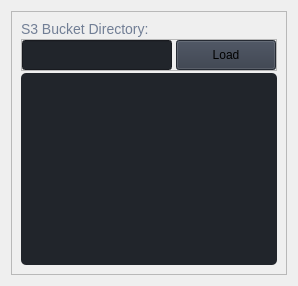
                     <widget class="QWidget" name="pageS3Browse">
                      <property name="styleSheet">
                       <string notr="true">b</string>
                      </property>
                      <layout class="QHBoxLayout" name="horizontalLayout_7">
                       <item>
                        <widget class="QFrame" name="frame_4">
                         <property name="sizePolicy">
                          <sizepolicy hsizetype="Expanding" vsizetype="Preferred">
                           <horstretch>0</horstretch>
                           <verstretch>0</verstretch>
                          </sizepolicy>
                         </property>
                         <property name="frameShape">
                          <enum>QFrame::StyledPanel</enum>
                         </property>
                         <property name="frameShadow">
                          <enum>QFrame::Raised</enum>
                         </property>
                         <layout class="QVBoxLayout" name="verticalLayout_13">
                          <property name="spacing">
                           <number>2</number>
                          </property>
                          <item>
                           <widget class="QLabel" name="label_4">
                            <property name="sizePolicy">
                             <sizepolicy hsizetype="Preferred" vsizetype="Fixed">
                              <horstretch>0</horstretch>
                              <verstretch>0</verstretch>
                             </sizepolicy>
                            </property>
                            <property name="styleSheet">
                             <string notr="true">color: rgb(113, 126, 149); font: 14px</string>
                            </property>
                            <property name="text">
                             <string>S3 Bucket Directory:</string>
                            </property>
                           </widget>
                          </item>
                          <item>
                           <widget class="QFrame" name="frame_8">
                            <property name="sizePolicy">
                             <sizepolicy hsizetype="Preferred" vsizetype="Fixed">
                              <horstretch>0</horstretch>
                              <verstretch>0</verstretch>
                             </sizepolicy>
                            </property>
                            <property name="minimumSize">
                             <size>
                              <width>0</width>
                              <height>30</height>
                             </size>
                            </property>
                            <property name="frameShape">
                             <enum>QFrame::StyledPanel</enum>
                            </property>
                            <property name="frameShadow">
                             <enum>QFrame::Raised</enum>
                            </property>
                            <layout class="QHBoxLayout" name="horizontalLayout_11">
                             <property name="spacing">
                              <number>4</number>
                             </property>
                             <property name="leftMargin">
                              <number>0</number>
                             </property>
                             <property name="topMargin">
                              <number>0</number>
                             </property>
                             <property name="rightMargin">
                              <number>0</number>
                             </property>
                             <property name="bottomMargin">
                              <number>0</number>
                             </property>
                             <item>
                              <widget class="QLineEdit" name="browse_s3_dir">
                               <property name="sizePolicy">
                                <sizepolicy hsizetype="Preferred" vsizetype="Fixed">
                                 <horstretch>0</horstretch>
                                 <verstretch>0</verstretch>
                                </sizepolicy>
                               </property>
                               <property name="minimumSize">
                                <size>
                                 <width>0</width>
                                 <height>30</height>
                                </size>
                               </property>
                               <property name="styleSheet">
                                <string notr="true">background-color: rgb(33, 37, 43);</string>
                               </property>
                              </widget>
                             </item>
                             <item>
                              <widget class="QPushButton" name="btn_refresh_browser">
                               <property name="sizePolicy">
                                <sizepolicy hsizetype="Maximum" vsizetype="Preferred">
                                 <horstretch>0</horstretch>
                                 <verstretch>0</verstretch>
                                </sizepolicy>
                               </property>
                               <property name="minimumSize">
                                <size>
                                 <width>100</width>
                                 <height>0</height>
                                </size>
                               </property>
                               <property name="cursor">
                                <cursorShape>PointingHandCursor</cursorShape>
                               </property>
                               <property name="styleSheet">
                                <string notr="true">background-color: rgb(52, 59, 72); font: 12px</string>
                               </property>
                               <property name="text">
                                <string>Load</string>
                               </property>
                               <property name="icon">
                                <iconset resource="resources.qrc">
                                 <normaloff>:/icons/images/icons/cil-reload.png</normaloff>:/icons/images/icons/cil-reload.png</iconset>
                               </property>
                              </widget>
                             </item>
                            </layout>
                           </widget>
                          </item>
                          <item>
                           <widget class="QTreeWidget" name="browse_s3_bucket">
                            <property name="sizePolicy">
                             <sizepolicy hsizetype="Preferred" vsizetype="Preferred">
                              <horstretch>0</horstretch>
                              <verstretch>0</verstretch>
                             </sizepolicy>
                            </property>
                            <property name="minimumSize">
                             <size>
                              <width>0</width>
                              <height>0</height>
                             </size>
                            </property>
                            <property name="styleSheet">
                             <string notr="true">font: 14px; background-color: rgb(33, 37, 43); color: #dddddd;border-radius: 5px;</string>
                            </property>
                            <property name="uniformRowHeights">
                             <bool>true</bool>
                            </property>
                            <property name="sortingEnabled">
                             <bool>true</bool>
                            </property>
                            <property name="animated">
                             <bool>true</bool>
                            </property>
                            <property name="headerHidden">
                             <bool>true</bool>
                            </property>
                            <property name="columnCount">
                             <number>1</number>
                            </property>
                            <attribute name="headerVisible">
                             <bool>false</bool>
                            </attribute>
                            <column>
                             <property name="text">
                              <string notr="true">1</string>
                             </property>
                            </column>
                           </widget>
                          </item>
                         </layout>
                        </widget>
                       </item>
                      </layout>
                     </widget>
